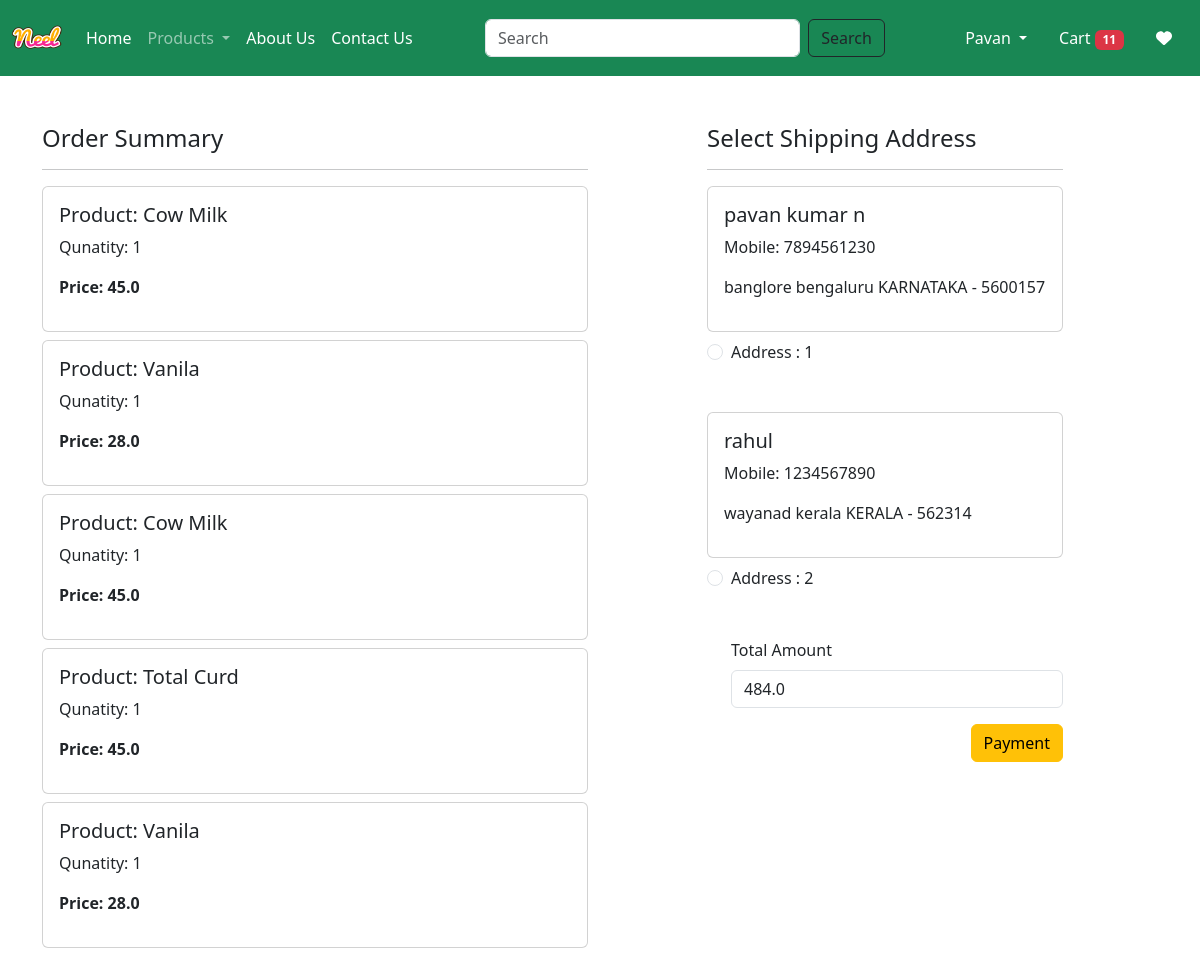
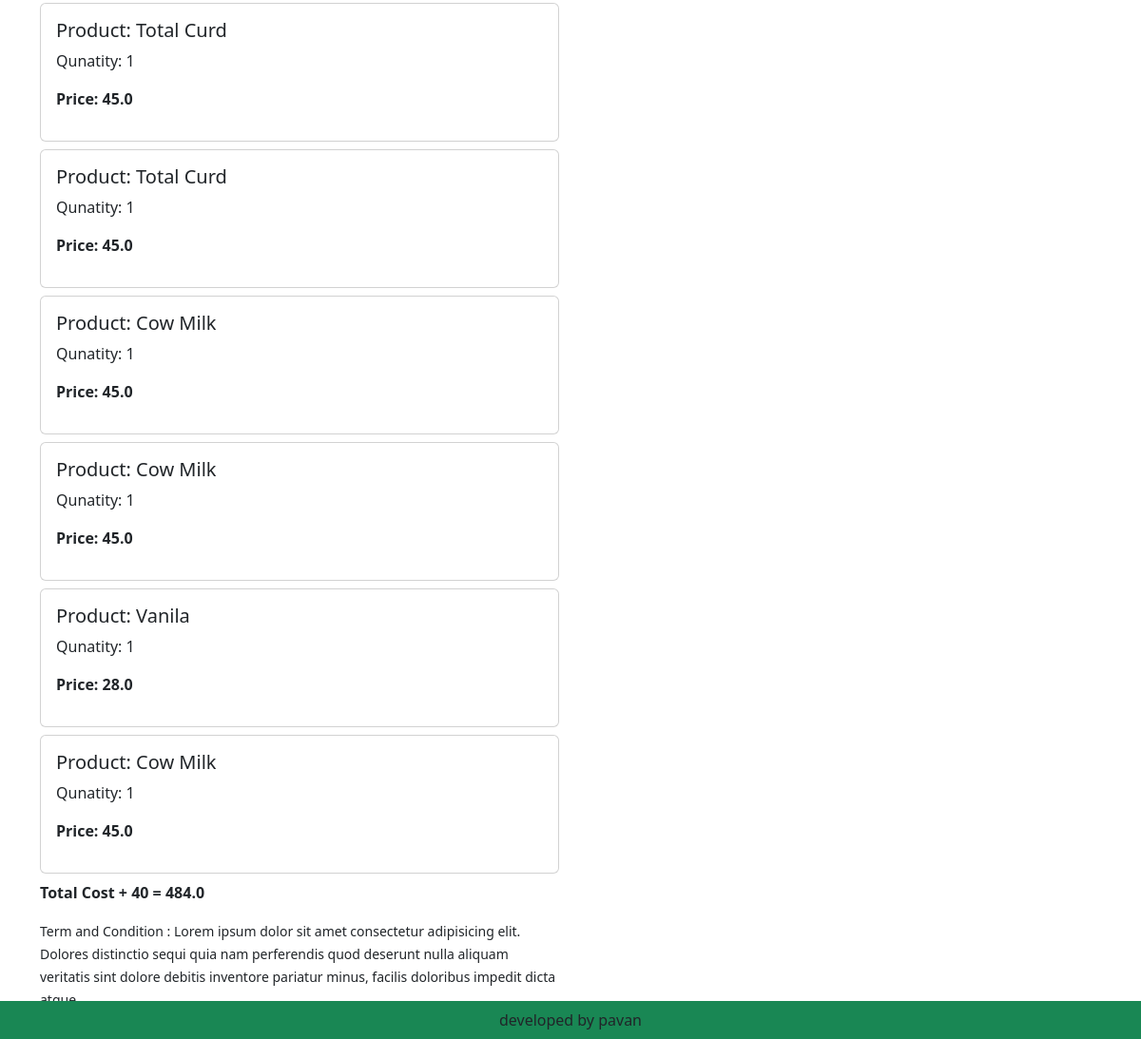
Page /checkout/ (signed in) on the earlier database version (2 pictures, top to bottom).
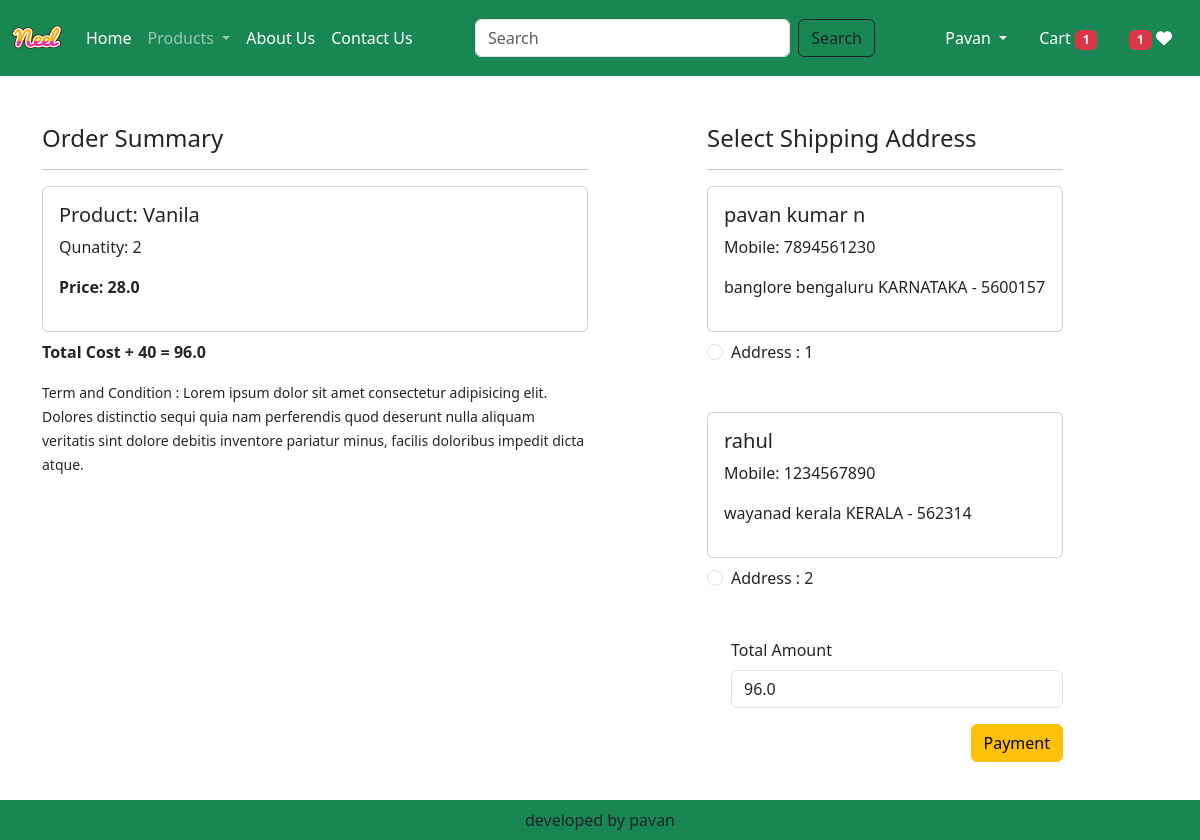
Same page on the later database version.
### app/models.py (models this page shows, shortened)
class Cart(models.Model):
    user = models.ForeignKey(User,on_delete=models.CASCADE)
    product = models.ForeignKey(Product , on_delete=models.CASCADE)
    quantity = models.PositiveBigIntegerField(default=1)

class Product(models.Model):
    title = models.CharField(max_length=100)
    selling_price = models.FloatField()
    discounted_price = models.FloatField()
    description = models.TextField()
    composition = models.TextField(default='')
    prodapp = models.TextField(default='')
    category = models.CharField(choices=CATEGORY_CHOICES, max_length=2)
    product_image = models.ImageField(upload_to='product')

class Customer(models.Model):
    user = models.ForeignKey(User, on_delete=models.CASCADE)
    name = models.CharField(max_length=200)
    locality = models.CharField(max_length=200)
    city = models.CharField(max_length=50)
    mobile = models.IntegerField(default=0)
    zipcode = models.IntegerField()
    state = models.CharField(choices=STATE_CHOICES,max_length=100)

### app/views.py (the view, shortened to what this page needs)
# urls.py: path('checkout/', views.checkout.as_view(), name = 'checkout'),
@method_decorator(login_required,name='dispatch')
class checkout(View):
    def get(self,request):
        totalitem = 0
        wishlist = 0
        if request.user.is_authenticated:
            totalitem = len(Cart.objects.filter(user=request.user))
            wishlist = len(Wishlist.objects.filter(user=request.user))
        user=request.user
        add=Customer.objects.filter(user=user)
        cart_items = Cart.objects.filter(user=user)
        famount = 0
        for p in cart_items:
            value = p.quantity * p.product.discounted_price
            famount = famount + value
        totalamount = famount + 40
        razoramount = int(totalamount * 100)
        client = razorpay.Client(auth= (settings.RAZOR_KEY_ID, settings.RAZOR_KEY_SECRET))
        data = {'amount':razoramount,"currency":"INR","receipt":"order_rcptid_12"}
        payemnt_response = client.order.create(data=data)
        print(payemnt_response)
        order_id = payemnt_response['id']
        order_status = payemnt_response['status']
        return render(request,'app/checkout.html',locals())

### templates/app/checkout.html (shortened to what this page needs)
{% extends "app/base.html" %}
{% load static %}
{% block main-content %}
<div class="container">
    <div class="row mt-5">
        <div class="col-sm-6">
            <h4>Order Summary</h4>
            <hr>
            {% for item in cart_items %}
                <div class="card mb-2">
                    <div class="card-body">
                        <h5>Product: {{item.product.title}}</h5>
                        <p>Qunatity: {{item.quantity}}</p>
                        <p class="fw-bold">Price: {{item.product.discounted_price}}</p>
                    </div>
                </div>
            {% endfor %}
            <p class="fw-bold">Total Cost + 40 = {{totalamount}}</p>
            <small>Term and Condition : Lorem ipsum dolor sit amet consectetur adipisicing elit. Dolores distinctio sequi quia nam perferendis quod deserunt nulla aliquam veritatis sint dolore debitis inventore pariatur minus, facilis doloribus impedit dicta atque.</small>
        </div>
        <div class="col-sm-4 offset-sm-1">
            <h4>Select Shipping Address</h4>
            <hr>
            <form action="" method="post" id="myform">{% csrf_token %}
                {% for ad in add %}
                <div class="card">
                    <div class="card-body">
                        <h5>{{ad.name}}</h5>
                        <p>Mobile: {{ad.mobile}}</p>
                        <p>{{ad.locality}} {{ad.city}} {{ad.state}} - {{ad.zipcode}}</p>
                    </div>
                </div>
                <div class="form-check mt-2 mb-5">
                    <input class="form-check-input" type="radio" name="custid" id="custadd{{forloop.counter}}" value="{{ad.id}}">
                    <label class="form-check-label" for="custadd{{forloop.counter}}">Address : {{forloop.counter}}</label>
                </div>
                {% endfor %}
                <div class="form-check mb-3">
                    <label for="totalamount" class="form-label">Total Amount</label>
                    <input type="number" class="form-control" name="totalamount" value="{{totalamount}}" readonly>
                </div>
                <div class="text-end">
                    <button id="rzp-button1" type="submit" class="btn btn-warning">Payment</button>
                    <br><br><br>
                </div>
            </form>
        </div>
    </div>
</div>
{% block payment-gateway %}
<button id="rzp-button1">Pay</button>
{% endblock payment-gateway %}
{% endblock main-content %}

Differences in the rows shown:
removed Cart: product "Cow Milk", quantity "1", product.discounted_price "45.0"
removed Cart: product "Vanila", quantity "1", product.discounted_price "28.0"
removed Cart: product "Cow Milk", quantity "1", product.discounted_price "45.0"
removed Cart: product "Total Curd", quantity "1", product.discounted_price "45.0"
removed Cart: product "Vanila", quantity "1", product.discounted_price "28.0"
removed Cart: product "Total Curd", quantity "1", product.discounted_price "45.0"
removed Cart: product "Total Curd", quantity "1", product.discounted_price "45.0"
removed Cart: product "Cow Milk", quantity "1", product.discounted_price "45.0"
removed Cart: product "Cow Milk", quantity "1", product.discounted_price "45.0"
removed Cart: product "Vanila", quantity "1", product.discounted_price "28.0"
removed Cart: product "Cow Milk", quantity "1", product.discounted_price "45.0"
added Cart: product "Vanila", quantity "2", product.discounted_price "28.0"
Other differences:
{{ totalitem }}: "11" → "1"
{{ wishlist }}: (not shown) → "1"
{{ totalamount }}: "484.0" → "96.0"
form field totalamount: "484.0" → "96.0"
